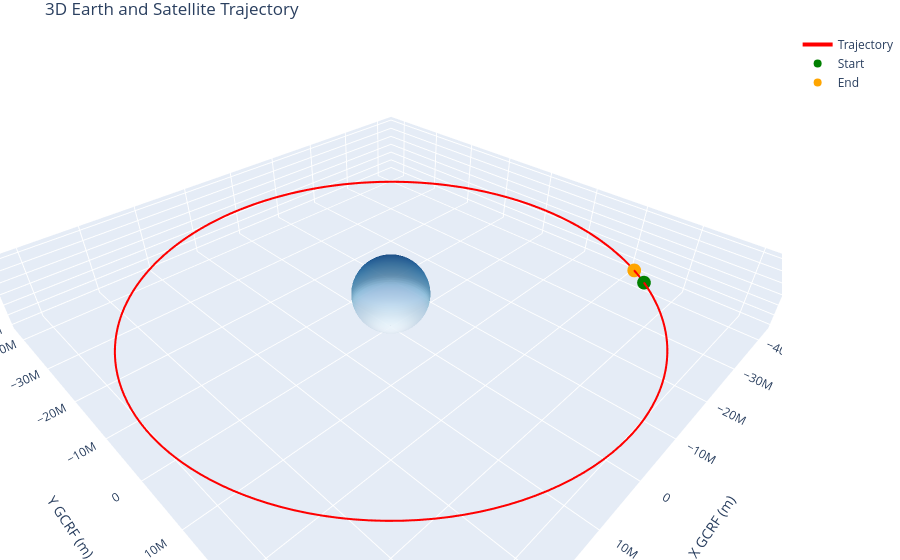

The notebook cell this image was saved under:
### Code cell
geo_flight.plots.orbit_3d(backend="plotly")
geo_flight.plots.ground_track()
geo_flight.plots.orbital_elements()
geo_flight.plots.orbital_acceleration_components()

### Figure 1 — Plotly figure (JSON) as saved in the notebook; plotly's stock layout.template omitted (floating-point values rounded to 4 significant figures; data arrays with more than 128 entries replaced by an {"elided": "..."} marker saying what was removed)
{"data": [{"colorscale": [[0, "rgb(247,251,255)"], [0.125, "rgb(222,235,247)"], [0.25, "rgb(198,219,239)"], [0.375, "rgb(158,202,225)"], [0.5, "rgb(107,174,214)"], [0.625, "rgb(66,146,198)"], [0.75, "rgb(33,113,181)"], [0.875, "rgb(8,81,156)"], [1, "rgb(8,48,107)"]], "name": "Earth", "opacity": 0.7, "showscale": false, "type": "surface", "x": {"elided": "100x50 float values"}, "y": {"elided": "100x50 float values"}, "z": {"elided": "100x50 float values"}}, {"line": {"color": "red", "width": 4}, "mode": "lines", "name": "Trajectory", "type": "scatter3d", "x": {"elided": "344 float values"}, "y": {"elided": "344 float values"}, "z": {"elided": "344 float values"}}, {"marker": {"color": "green", "size": 8}, "mode": "markers", "name": "Start", "type": "scatter3d", "x": [-31840000.0], "y": [27340000.0], "z": [80660.0]}, {"marker": {"color": "orange", "size": 8}, "mode": "markers", "name": "End", "type": "scatter3d", "x": [-34120000.0], "y": [24390000.0], "z": [92890.0]}], "layout": {"margin": {"b": 0, "l": 0, "r": 0, "t": 30}, "scene": {"aspectmode": "data", "xaxis": {"title": {"text": "X GCRF (m)"}}, "yaxis": {"title": {"text": "Y GCRF (m)"}}, "zaxis": {"title": {"text": "Z GCRF (m)"}}}, "title": {"text": "3D Earth and Satellite Trajectory"}}}
